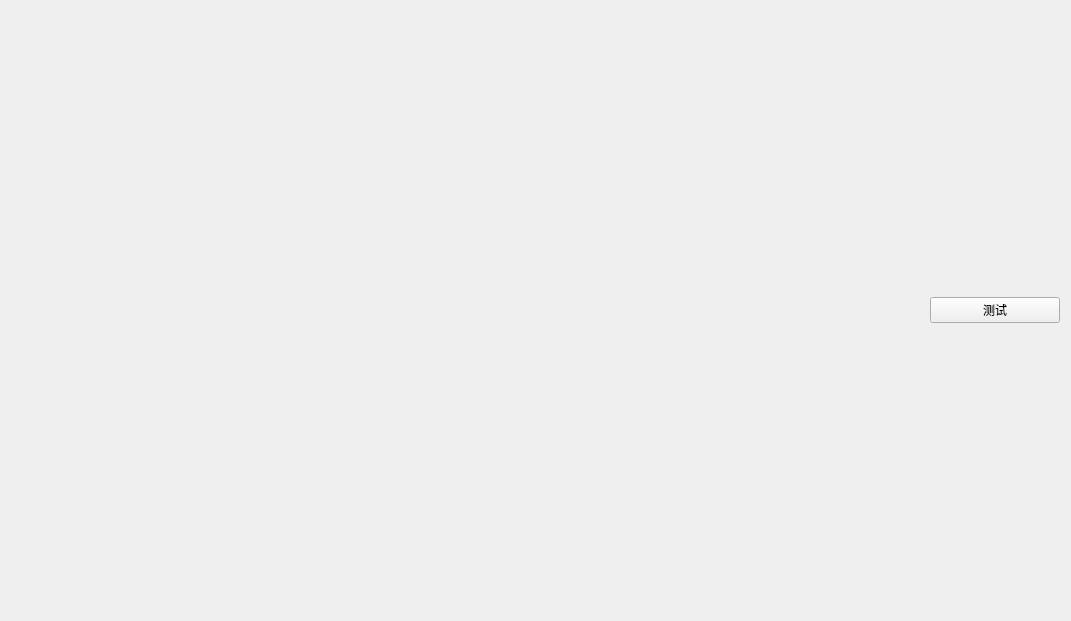
<?xml version="1.0" encoding="UTF-8"?>
<ui version="4.0">
 <class>Coin3DQtRobotBendingClass</class>
 <widget class="QWidget" name="Coin3DQtRobotBendingClass">
  <property name="geometry">
   <rect>
    <x>0</x>
    <y>0</y>
    <width>1071</width>
    <height>621</height>
   </rect>
  </property>
  <property name="windowTitle">
   <string>Coin3DQtRobotBending</string>
  </property>
  <layout class="QHBoxLayout" name="horizontalLayout" stretch="7,1">
   <item>
    <widget class="QWidget" name="coin3dDisplay" native="true"/>
   </item>
   <item>
    <widget class="QPushButton" name="btnTest">
     <property name="text">
      <string>测试</string>
     </property>
    </widget>
   </item>
  </layout>
 </widget>
 <layoutdefault spacing="6" margin="11"/>
 <resources/>
 <connections/>
</ui>
